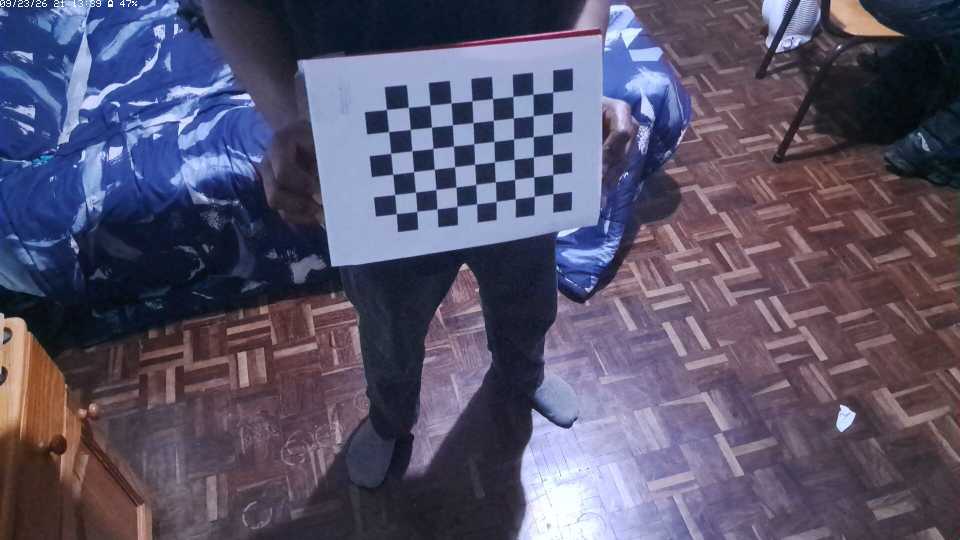
#> input picture 01_camera_calibration/images/calibration_000.png, 1920 x 1080 px (shown at 1/2 size); its folder holds 4 pictures in this run
$ python calibrate_camera.py
#> lines starting #> are read from the running program, lines starting #| are printed output that depends on the picture; after the words box and inside, x2 and y2 are one past the last pixel; in counts of white or black regions, pixels touching at a corner belong together
# calibrate_camera.py

import cv2
import numpy as np
import glob
import json

# Number of INTERNAL checkerboard corners
CHECKERBOARD = (9, 6)

# Physical checkerboard square size
SQUARE_SIZE_MM = 25.0

image_files = glob.glob("./images/*.png")

if not image_files:
    raise RuntimeError("No calibration images found.")

# ---------------------------------------------------------
# Prepare known checkerboard coordinates
# ---------------------------------------------------------

object_points_template = np.zeros(
    (CHECKERBOARD[0] * CHECKERBOARD[1], 3),
    np.float32
)

object_points_template[:, :2] = (
    np.mgrid[
        0:CHECKERBOARD[0],
        0:CHECKERBOARD[1]
    ]
    .T
    .reshape(-1, 2)
)

object_points_template *= SQUARE_SIZE_MM


# ---------------------------------------------------------
# Storage
# ---------------------------------------------------------

object_points = []
image_points = []

image_size = None

successful_images = 0


# ---------------------------------------------------------
# Process images
# ---------------------------------------------------------

for filename in image_files:

    image = cv2.imread(filename)
#> image is the input picture: shape (1080, 1920, 3); mean B, G, R 106.6, 83, 87.9

    if image is None:
        print(f"Could not read {filename}")
        continue

    gray = cv2.cvtColor(image, cv2.COLOR_BGR2GRAY)
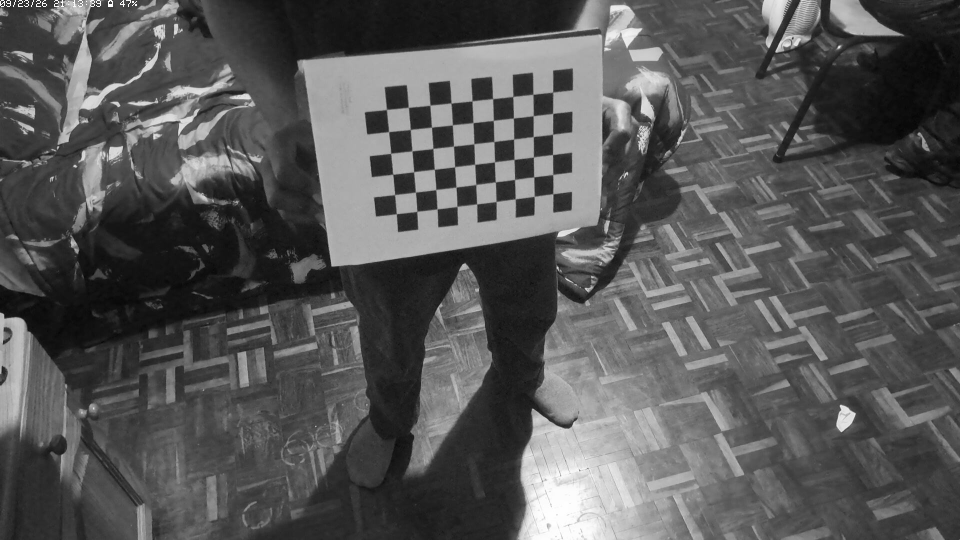
#> gray: shape (1080, 1920) (shown at 1/2 size); min 4, max 255, mean 87.1

    image_size = gray.shape[::-1]
#> image_size = (1920, 1080)

    found, corners = cv2.findChessboardCornersSB(
        gray,
        CHECKERBOARD
    )
#> found = True; corners = 54 rows, first 8: [773.4, 219.5], [817.2, 215.1], [860.3, 210.8], [902.6, 206.5], [944.5, 202.2], [985.6, 197.8], [1026.3, 193.4], [1066.3, 189]

    preview = image.copy()

    if found:

        object_points.append(object_points_template)
        image_points.append(corners)

        successful_images += 1

        cv2.drawChessboardCorners(
            preview,
            CHECKERBOARD,
            corners,
            found
        )
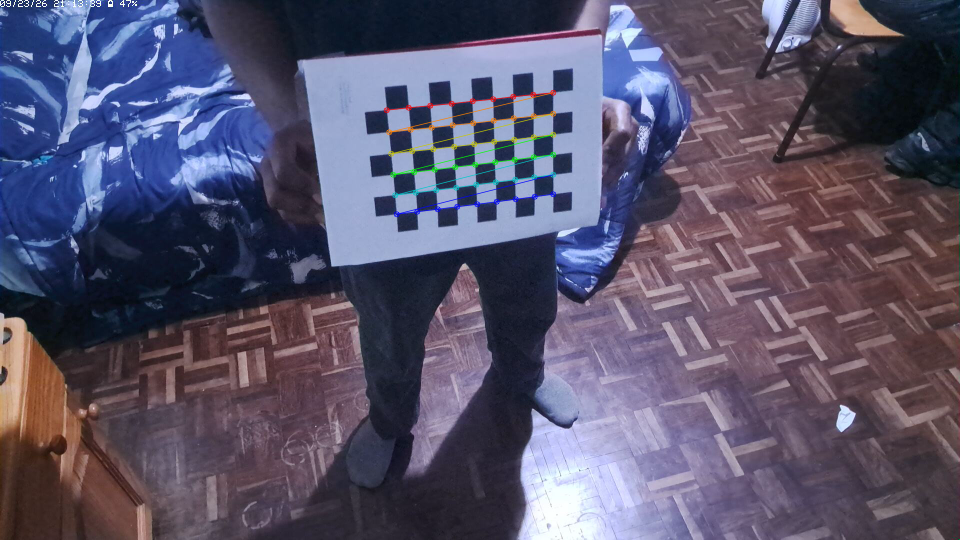
#> preview: shape (1080, 1920, 3) (shown at 1/2 size); 0.71% of pixels changed, all inside (x1, y1, x2, y2) = (767, 179, 1113, 435)

        print(f"[OK] {filename}")

    else:

        print(f"[FAILED] {filename}")

    cv2.imshow("Checkerboard Detection", preview)

    cv2.waitKey(200)
#> pass 2 of the loop `for filename in image_files:`:
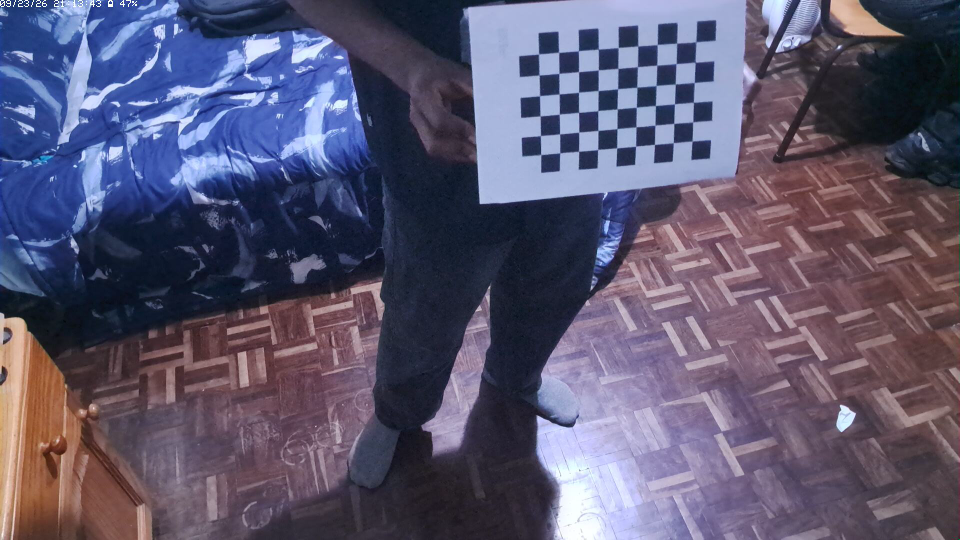
#> input picture 01_camera_calibration/images/calibration_001.png, 1920 x 1080 px (shown at 1/2 size)
#> image is the input picture: shape (1080, 1920, 3); mean B, G, R 111.3, 86.4, 91.1
#> `gray = cv2.cvtColor(image, cv2.COLOR_BGR2GRAY)`:
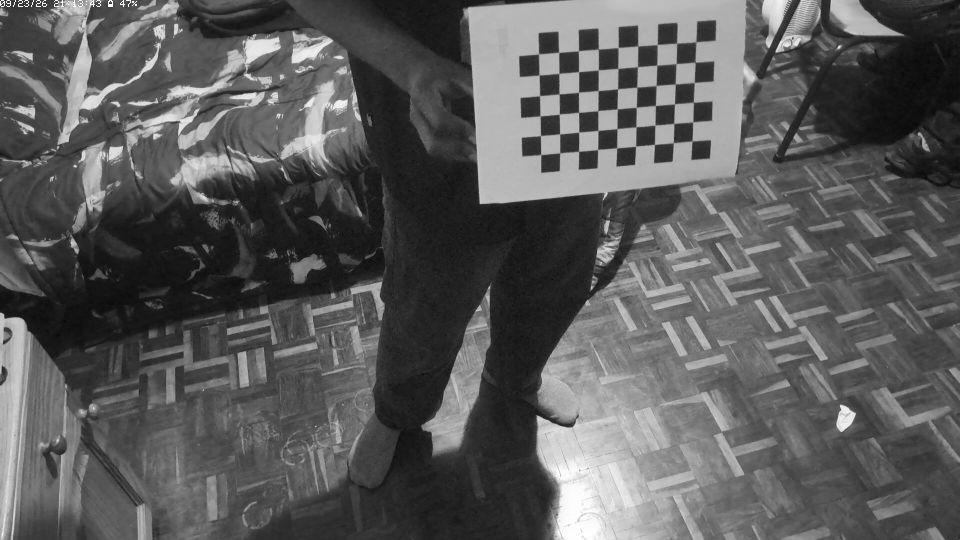
#> gray: shape (1080, 1920) (shown at 1/2 size); min 3, max 254, mean 90.6
#> corners = 54 rows, first 8: [1077.6, 108.4], [1117.6, 105.2], [1157.3, 102.1], [1197, 98.93], [1236.6, 95.68], [1276, 92.62], [1314.8, 89.8], [1353.6, 87]
#> `cv2.drawChessboardCorners( preview, CHECKERBOARD, corners, found )`:
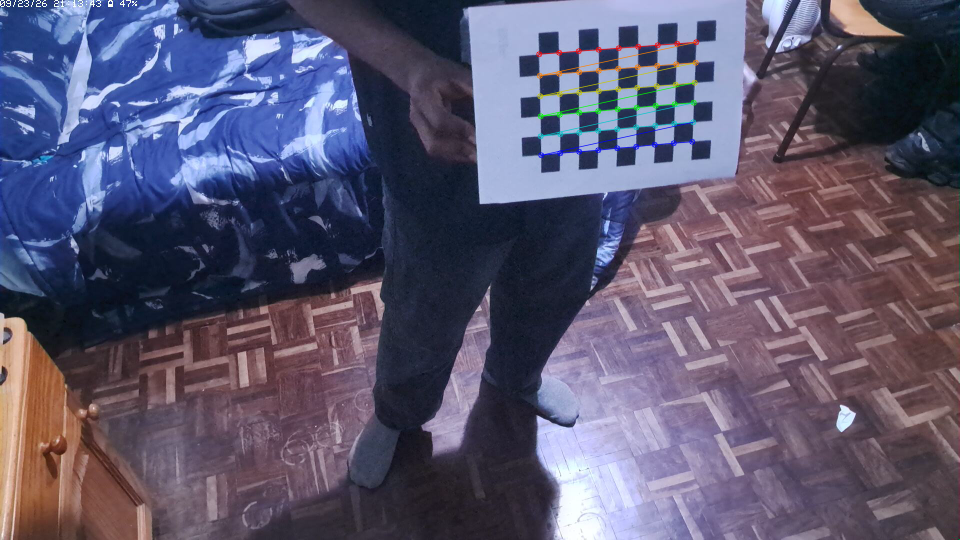
#> preview: shape (1080, 1920, 3) (shown at 1/2 size); 0.69% of pixels changed, all inside (x1, y1, x2, y2) = (1072, 78, 1399, 317)
#> pass 3 of the loop `for filename in image_files:`:
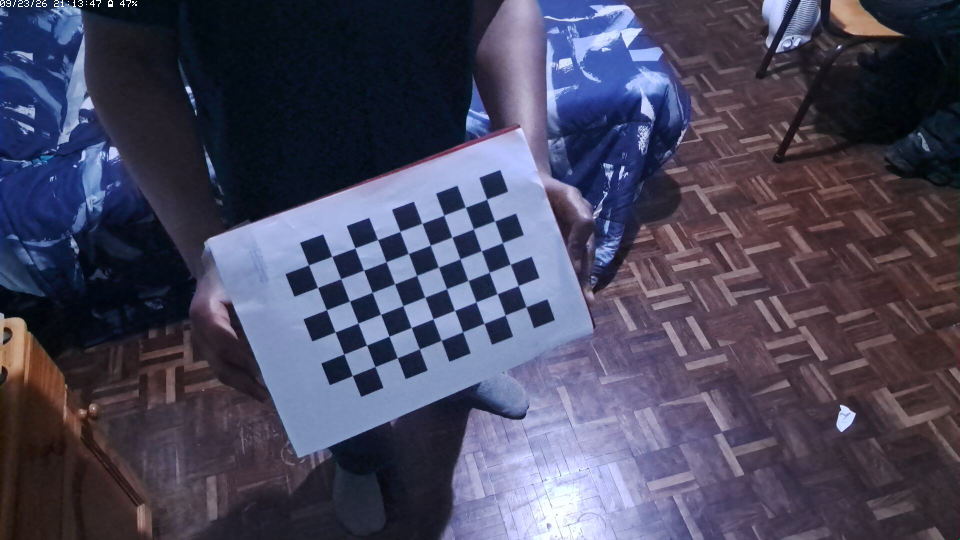
#> input picture 01_camera_calibration/images/calibration_002.png, 1920 x 1080 px (shown at 1/2 size)
#> image is the input picture: shape (1080, 1920, 3); mean B, G, R 92.6, 70.6, 72.2
#> `gray = cv2.cvtColor(image, cv2.COLOR_BGR2GRAY)`:
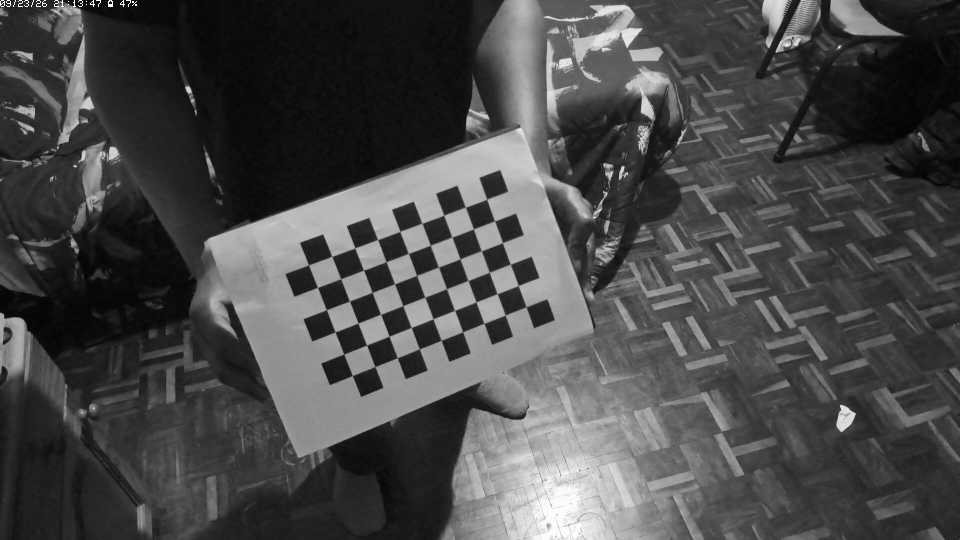
#> gray: shape (1080, 1920) (shown at 1/2 size); min 0, max 255, mean 73.5
#> corners = 54 rows, first 8: [617.4, 530.2], [664.2, 513.5], [710.2, 496.6], [755.5, 479.9], [800.2, 463.1], [844.1, 447.2], [887.9, 430.8], [931.2, 414.7]
#> `cv2.drawChessboardCorners( preview, CHECKERBOARD, corners, found )`:
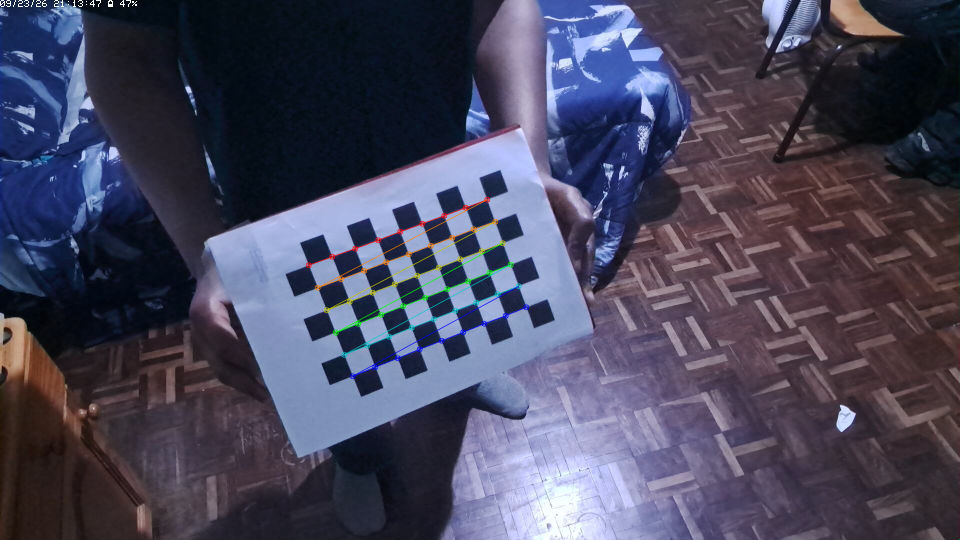
#> preview: shape (1080, 1920, 3) (shown at 1/2 size); 0.75% of pixels changed, all inside (x1, y1, x2, y2) = (611, 393, 1059, 759)
#> the loop made 4 passes; the first 3 are shown


cv2.destroyAllWindows()


if successful_images < 10:
#> (the run stopped early here; a loop or call above may not have finished)
